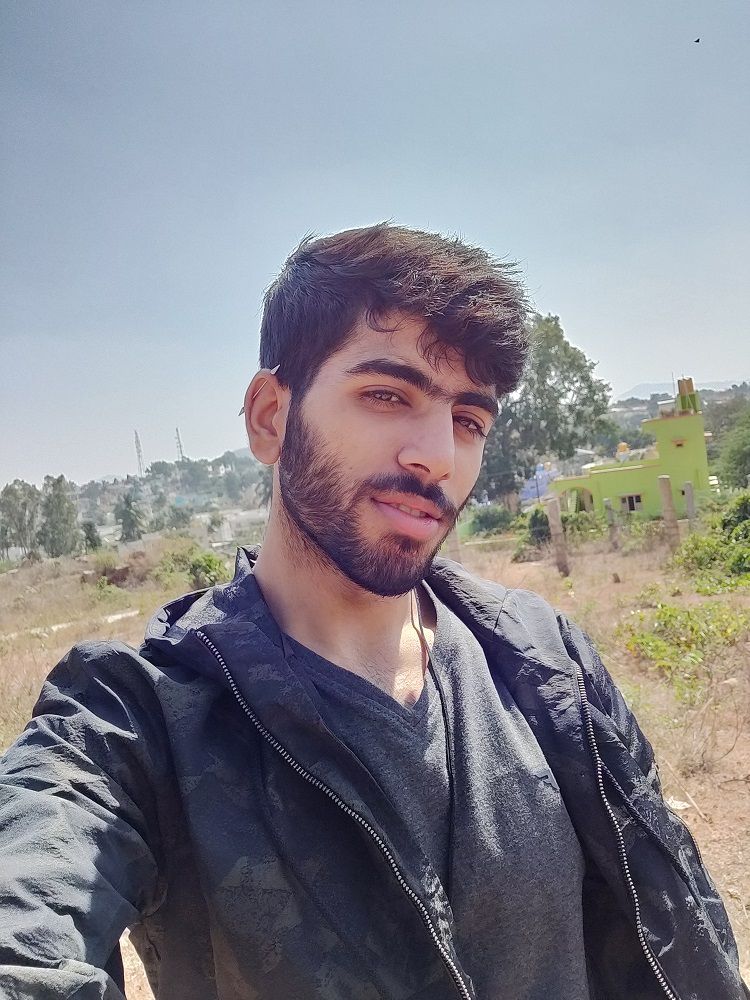
#> input picture abhi.jpg, 750 x 1000 px
$ python cartooning.py
#> lines starting #> are read from the running program, lines starting #| are printed output that depends on the picture; after the words box and inside, x2 and y2 are one past the last pixel; in counts of white or black regions, pixels touching at a corner belong together
import cv2
import numpy as np

#read theimage
img = cv2.imread('abhi.jpg')
#> img is the input picture: shape (1000, 750, 3); mean B, G, R 143.6, 135.9, 135.5

#threshold of gray scale image
gray = cv2.cvtColor(img, cv2.COLOR_BGR2GRAY)
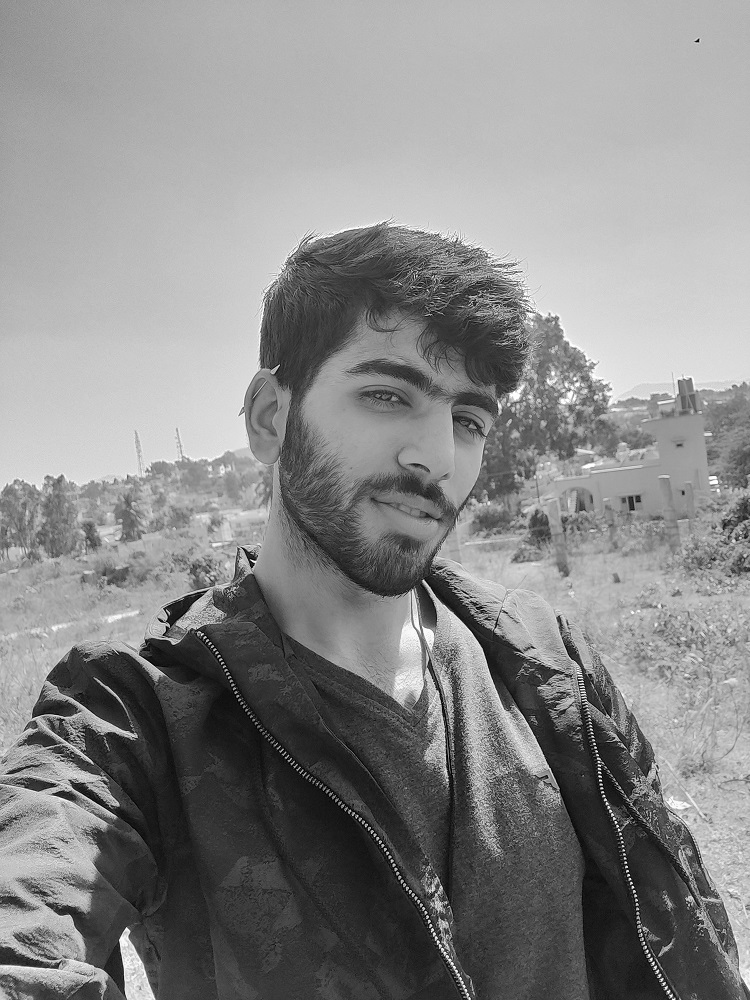
#> gray: shape (1000, 750); min 1, max 255, mean 136.7

#checking out the edges
edges = cv2.Canny(img, 75, 150)
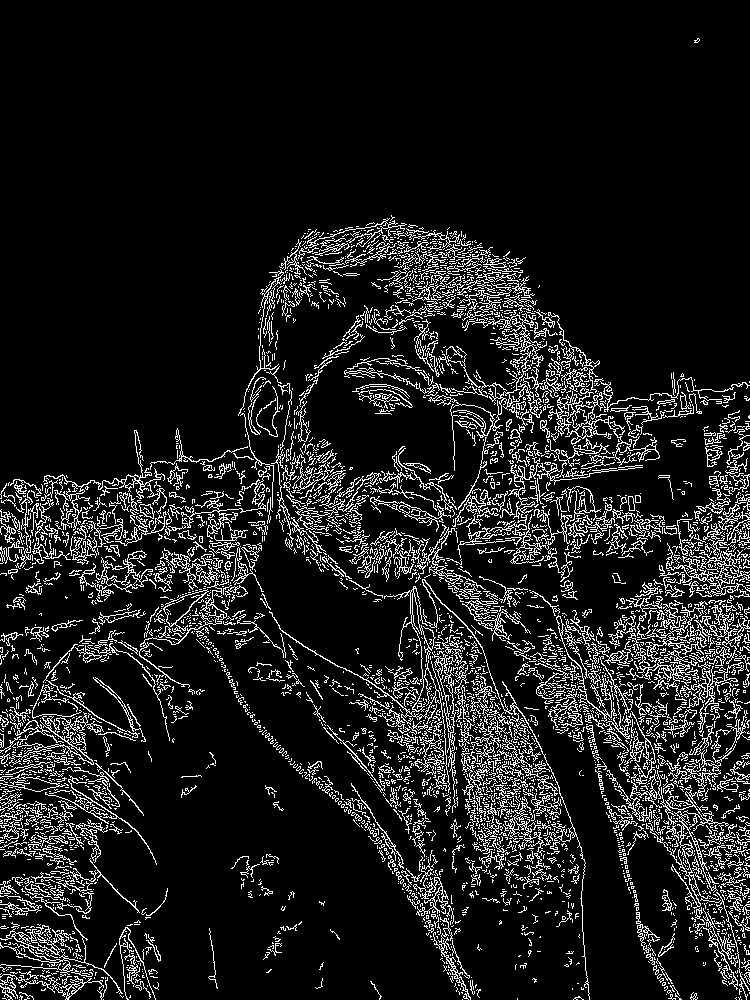
#> edges: shape (1000, 750); 11.1% white in thin lines or dots

#checking the blurred image, the more we increase the blur ;lesser edges we will get
blur = cv2.medianBlur(img, 7)

#convert the blur image into image with edges
grays = cv2.medianBlur(gray, 5)
bluredge = cv2.adaptiveThreshold(grays, 255, cv2.ADAPTIVE_THRESH_MEAN_C, cv2.THRESH_BINARY, 9, 9)
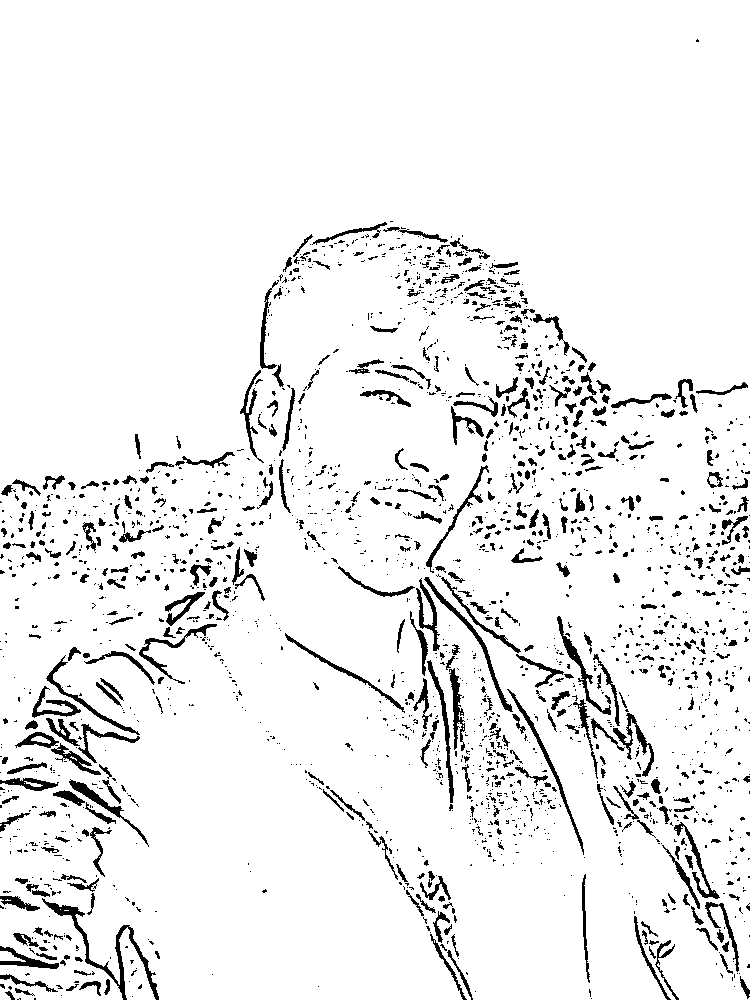
#> bluredge: shape (1000, 750); 93.4% white; 2095 black regions (1619 under 20 px), largest, box (x1, y1, x2, y2) and area: (42, 898, 159, 1000) 1304, (424, 577, 513, 712) 721, (507, 689, 584, 855) 641

#getting the blur image
color = cv2.bilateralFilter(img, 9, 300, 300)


################################################################3

#show the original image
cv2.imshow("CARTOONED IMAGE", img)

#show the images with edges
cv2.imshow("Image with Edges", edges)

#show the blurred image
cv2.imshow('Blurred image', blur)

#show the gray image
cv2.imshow('Gray image', gray)

#show the gray image
cv2.imshow('color image', color)


#show the bluredges image
cv2.imshow('bluredge image', bluredge)

cv2.waitKey(0)
cv2.destroyAllWindows()
